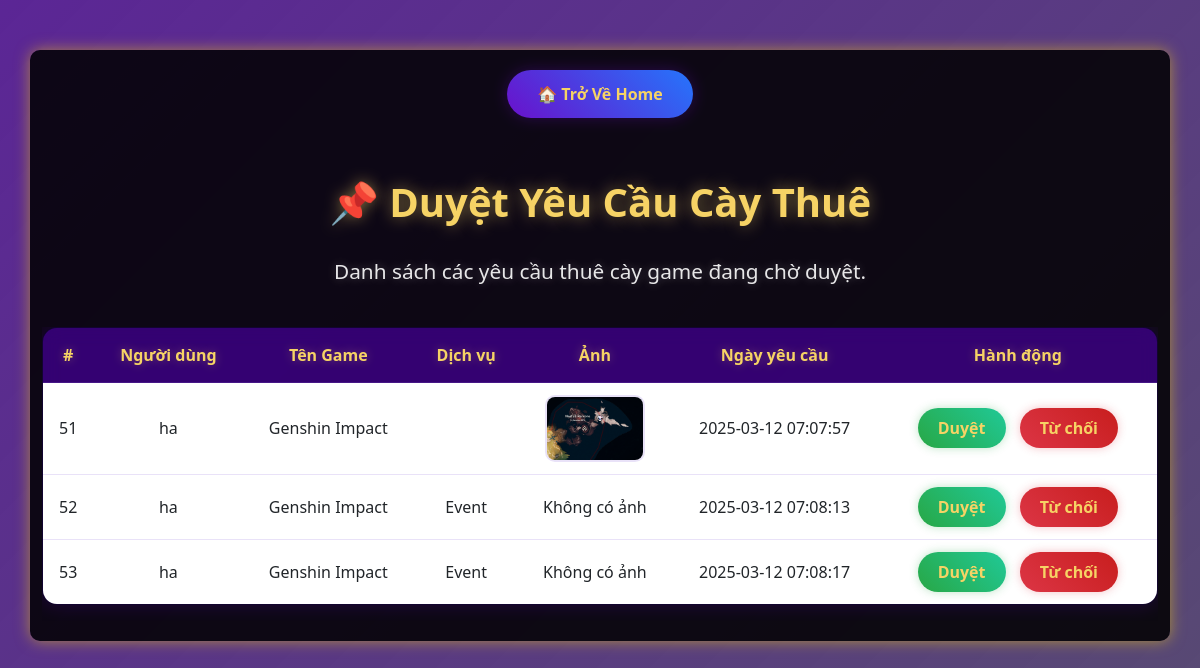
Page /admin/admin_caythue.php (signed in) on the committed database.
### tables this page shows
CREATE TABLE `user_requests` (
  `id` int(11) NOT NULL,
  `user_id` int(11) NOT NULL,
  `game_name` varchar(255) NOT NULL,
  `event_name` varchar(255) NOT NULL,
  `map_name` varchar(255) DEFAULT NULL,
  `story_name` varchar(255) DEFAULT NULL,
  `price` varchar(255) NOT NULL,
  `status` enum('pending','approved','rejected') DEFAULT 'pending',
  `created_at` timestamp NOT NULL DEFAULT current_timestamp(),
  `updated_at` timestamp NOT NULL DEFAULT current_timestamp() ON UPDATE current_timestamp(),
  `service_type` enum('event','map','story') NOT NULL,
  `image_path` varchar(255) DEFAULT NULL,
  `service_name` varchar(255) DEFAULT NULL,
  `is_bot` tinyint(1) DEFAULT 0
);

CREATE TABLE `users` (
  `id` int(11) NOT NULL,
  `username` varchar(255) NOT NULL,
  `password` varchar(255) NOT NULL,
  `role` varchar(50) NOT NULL DEFAULT 'user',
  `google_id` varchar(255) DEFAULT NULL,
  `facebook_id` varchar(255) DEFAULT NULL,
  `name` varchar(255) DEFAULT NULL,
  `email` varchar(255) NOT NULL,
  `balance` decimal(10,2) NOT NULL DEFAULT 0.00,
  `type` varchar(50) NOT NULL DEFAULT 'standard',
  `avatar` varchar(255) DEFAULT NULL,
  `reset_token` varchar(255) DEFAULT NULL,
  `reset_token_expires` datetime DEFAULT NULL,
  `token_expires` datetime DEFAULT NULL,
  `is_deleted` tinyint(1) DEFAULT 0,
  `deleted_at` datetime DEFAULT NULL
);

### admin/admin_caythue.php (the view, shortened to what this page needs)
<?php
include '../config.php';
$query = "SELECT ur.id, ur.user_id, ur.game_name, ur.service_type, ur.status, ur.created_at, ur.image_path, u.username
          FROM user_requests ur
          JOIN users u ON ur.user_id = u.id
          WHERE ur.status = 'pending'";
$result = $conn->query($query);
?>
<!DOCTYPE html>
<html lang="vi">
<head>
    <link rel="stylesheet" href="../assets/styles.css">
    <link rel="stylesheet" href="https://cdn.jsdelivr.net/npm/bootstrap@5.3.0/dist/css/bootstrap.min.css">
</head>
<body>
    <div class="container text-center">
        <a href="../index.php" class="btn-back">🏠 Trở Về Home</a>
        <h1 class="fw-bold floating">📌 Duyệt Yêu Cầu Cày Thuê</h1>
        <p class="lead">Danh sách các yêu cầu thuê cày game đang chờ duyệt.</p>
        <div class="table-responsive">
            <table class="table">
                <thead>
                    <tr>
                        <th>#</th>
                        <th>Người dùng</th>
                        <th>Tên Game</th>
                        <th>Dịch vụ</th>
                        <th>Ảnh</th>
                        <th>Ngày yêu cầu</th>
                        <th>Hành động</th>
                    </tr>
                </thead>
                <tbody>
                    <?php if ($result->num_rows > 0): ?>
                        <?php while ($row = $result->fetch_assoc()): ?>
                            <tr>
                                <td><?php echo $row['id']; ?></td>
                                <td><?php echo $row['username']; ?></td>
                                <td><?php echo htmlspecialchars($row['game_name']); ?></td>
                                <td><?php echo ucfirst($row['service_type']); ?></td>
                                <td>
                                    <?php if (!empty($row['image_path'])): ?>
                                        <img src="<?php echo htmlspecialchars($row['image_path']); ?>" alt="Ảnh dịch vụ" width="100">
                                    <?php else: ?>
                                        Không có ảnh
                                    <?php endif; ?>
                                </td>
                                <td><?php echo $row['created_at']; ?></td>
                                <td>
                                    <a href="admin_CayThue.php?approve=<?php echo $row['id']; ?>" class="btn btn-success btn-custom">Duyệt</a>
                                    <a href="admin_CayThue.php?reject=<?php echo $row['id']; ?>" class="btn btn-danger btn-custom">Từ chối</a>
                                </td>
                            </tr>
                        <?php endwhile; ?>
                    <?php else: ?>
                        <tr>
                            <td colspan="7">Không có yêu cầu nào đang chờ duyệt.</td>
                        </tr>
                    <?php endif; ?>
                </tbody>
            </table>
        </div>
    </div>
</body>
</html>

### assets/styles.css (style rules this page uses)
:root { --primary-gradient: linear-gradient(45deg, #6a11cb, #2575fc); --secondary-color: #f6d365; --dark-bg: rgba(28, 0, 91, 0.4); --border-color: rgba(147, 112, 219, 0.2); --shadow-color: rgba(76, 0, 159, 0.3); }
a { color: var(--secondary-color) !important; transition: all 0.3s ease; }
body { background-image: url('../images/background.jpg'); background-size: 100% auto; background-position: center; background-attachment: fixed; background-repeat: no-repeat; color: white; }
body::before { content: ""; position: fixed; top: 0; left: 0; width: 100%; height: 100%; background: rgba(0, 0, 0, 0.5); z-index: -1; }
.container { background: rgba(0, 0, 0, 0.85); padding: 20px; border-radius: 10px; box-shadow: 0 0 15px rgba(255, 215, 0, 0.5); }
* { transition: all 0.3s ease-in-out; }

### admin/admin_caythue.php (style rules this page uses)
body { color: #fff; font-family: 'Segoe UI', Tahoma, Geneva, Verdana, sans-serif; background: transparent; min-height: 100vh; }
.container { margin-top: 50px; margin-bottom: 50px; animation: fadeInUp 0.5s ease-out; }
.table { background: rgba(28, 0, 91, 0.4); backdrop-filter: blur(10px); border: 1px solid rgba(147, 112, 219, 0.2); box-shadow: 0 0 20px rgba(76, 0, 159, 0.3); border-radius: 15px; overflow: hidden; color: white; }
.table thead th { background: rgba(76, 0, 159, 0.6); color: #f6d365; font-weight: bold; text-shadow: 0 0 10px rgba(246, 211, 101, 0.3); border-bottom: 1px solid rgba(147, 112, 219, 0.2); padding: 15px; }
.table tbody td { border-color: rgba(147, 112, 219, 0.2); padding: 12px; vertical-align: middle; }
.table img { border-radius: 10px; border: 2px solid rgba(147, 112, 219, 0.2); transition: all 0.3s ease; }
.btn-custom { border: none !important; padding: 8px 20px; border-radius: 20px; font-weight: bold; transition: all 0.3s ease; margin: 0 5px; }
.btn-success.btn-custom { background: linear-gradient(45deg, #28a745, #20c997); box-shadow: 0 0 10px rgba(40, 167, 69, 0.3); }
.btn-danger.btn-custom { background: linear-gradient(45deg, #dc3545, #c81e1e); box-shadow: 0 0 10px rgba(220, 53, 69, 0.3); }
.btn-back { background: linear-gradient(45deg, #6a11cb, #2575fc); color: #fff; padding: 12px 30px; border-radius: 25px; font-weight: bold; text-decoration: none; box-shadow: 0 0 15px rgba(106, 17, 203, 0.3); transition: all 0.3s ease; margin-bottom: 30px; display: inline-block; }
h1 { color: #f6d365; font-size: 2.5rem; text-shadow: 0 0 15px rgba(246, 211, 101, 0.5); margin: 30px 0; }
.lead { color: #fff; font-size: 1.3rem; text-shadow: 0 0 10px rgba(255, 255, 255, 0.3); margin-bottom: 40px; opacity: 0.9; }
.floating { animation: float 3s ease-in-out infinite; }

### rows in the picture
user_requests: id "51", user.username "ha", game_name "Genshin Impact", image_path (picture), created_at "2025-03-12 07:07:57"
user_requests: id "52", user.username "ha", game_name "Genshin Impact", service_type "Event", shows "Không có ảnh", created_at "2025-03-12 07:08:13"
user_requests: id "53", user.username "ha", game_name "Genshin Impact", service_type "Event", shows "Không có ảnh", created_at "2025-03-12 07:08:17"
